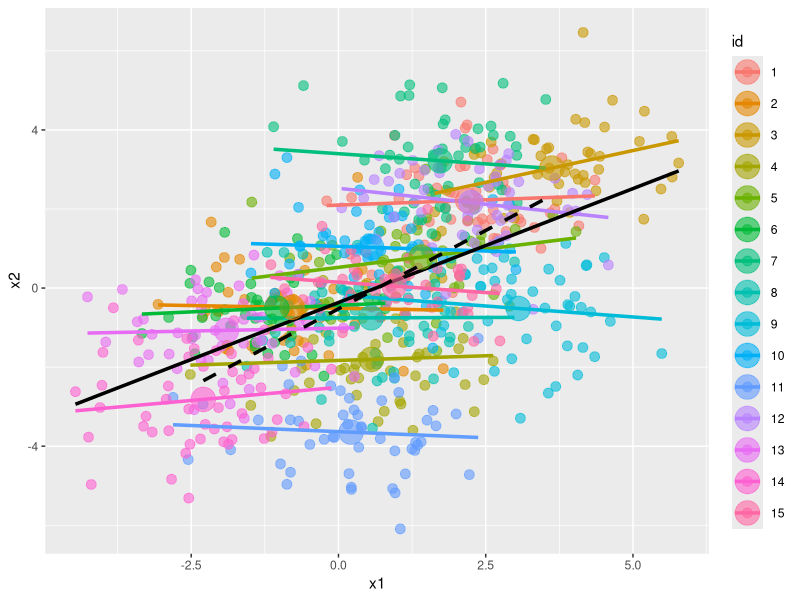

This chart was generated by the following R code:
library(lme4)
library(ggplot2)
library(lmerTest)

data <- read.csv("mixed_inter0.5_intra0.txt")
data <- within(data,id <- factor(id))

# dataframe average within subjects
dataSubject = aggregate(.~id,data=data,mean)

a <- ggplot(data = data, aes(x = x1, y = x2, col=id))
a <- a + geom_point(alpha = .6, size = 3)
a <- a + geom_smooth(method = "lm", formula = y ~ x, se = F, size = 1.2)
a <- a + geom_smooth(aes(y = x2, x = x1), method = "lm", formula = y ~ x, se = F, size = 1.2, color = "black")
a <- a + geom_point(data = dataSubject, aes(y = x2, x = x1),alpha = .6, size = 8)
a <- a + geom_smooth(data = dataSubject,aes(y = x2, x = x1), method = "lm", formula = y ~ x, se = F, size = 1.2, color = "black", linetype = 2)
a

# Naive model assuming all data independent
m0 = lm(x1 ~ x2,data=data)
summary(m0)

# Average data model, more appropriate DOF
m1 = lm(x1 ~ x2,data=dataSubject)
summary(m1)

# Mixed model
m2 = lmer(x1 ~ x2 + (1|id),data=data)
summary(m2)
